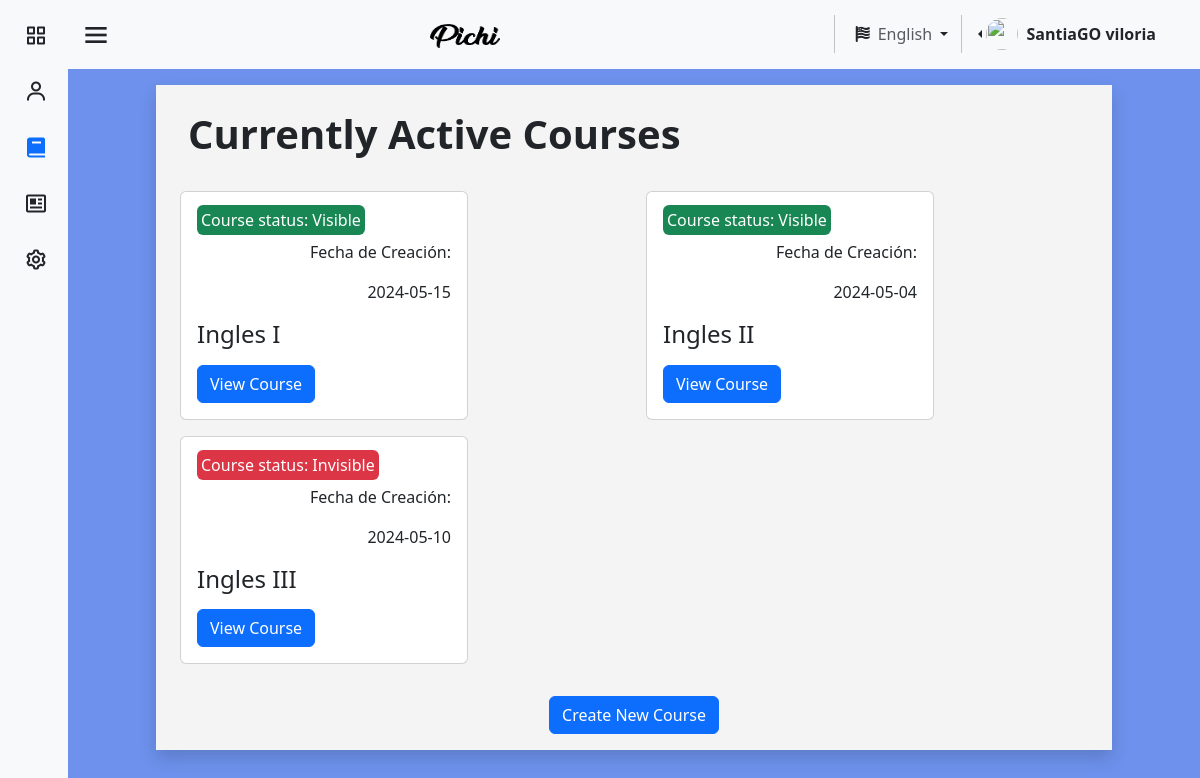
The app's page /pages/en/courses.php (signed in) with its own data.
### tables this page shows
CREATE TABLE `usuario` (
  `id_user` int(11) NOT NULL,
  `identificacion_user` varchar(11) NOT NULL,
  `nombre_user` varchar(25) NOT NULL,
  `apellido_user` varchar(25) NOT NULL,
  `correo_user` varchar(45) NOT NULL,
  `contrasena_user` varchar(16) NOT NULL,
  `direccion_user` varchar(80) NOT NULL,
  `numero_user` varchar(15) NOT NULL,
  `fecha_nacimiento_user` datetime NOT NULL,
  `Active_online` tinyint(1) NOT NULL,
  `sexo_user` varchar(15) NOT NULL,
  `Empresa_id_empresa` int(11) DEFAULT NULL,
  `rol` tinyint(1) NOT NULL,
  `img_perfil` varchar(255) NOT NULL
);

CREATE TABLE `cursos` (
  `id_cur` varchar(100) NOT NULL,
  `nombre_cur` varchar(45) NOT NULL,
  `fecha_inicio` date NOT NULL,
  `cupos_cur_min` int(11) NOT NULL,
  `cupos_cur_max` int(11) NOT NULL,
  `Empresa_id_empresa` int(11) NOT NULL,
  `fecha_fin` date NOT NULL,
  `visibilidad_curso` varchar(11) NOT NULL
);

### pages/en/courses.php (the view, shortened to what this page needs)
<?php
require "../../assests/php/LoginBD.php";
$cursos = [];
if (isset($_SESSION['id_user'])) {
    $usuarios1 = $_SESSION['id_user'];
    $conexion1 = mysqli_query($mysqli, "SELECT Empresa_id_empresa, nombre_user, apellido_user FROM usuario WHERE id_user = '$usuarios1'");
    if (mysqli_num_rows($conexion1) > 0) {
        $datos = mysqli_fetch_assoc($conexion1);
        $empresaUsuario = $datos['Empresa_id_empresa'];
        $nombreUsuario = $datos['nombre_user'];
        $apellidoUsuario = $datos['apellido_user'];
        $conexion2 = mysqli_query($mysqli, "SELECT nombre_empresa FROM empresa WHERE id_empresa = '$empresaUsuario'");
        if (mysqli_num_rows($conexion2) > 0) {
            $conexion3 = mysqli_query($mysqli, "SELECT * FROM cursos WHERE Empresa_id_empresa = '$empresaUsuario'");
            if (mysqli_num_rows($conexion3) > 0) {
                while ($datos3 = mysqli_fetch_assoc($conexion3)) {
                    $cursos[] = $datos3;
                }
            }
        }
    }
}
?>
<!DOCTYPE html>
<html lang="en">
<head>
    <link href="https://cdn.jsdelivr.net/npm/bootstrap@5.3.3/dist/css/bootstrap.min.css" rel="stylesheet"
 />
    <link href="https://unpkg.com/boxicons@2.1.4/css/boxicons.min.css" rel="stylesheet" />
    <link rel="stylesheet" href="https://cdnjs.cloudflare.com/ajax/libs/font-awesome/6.5.1/css/all.min.css"
 />
    <link rel="stylesheet" href="../../assests/css/colorPallete.css" />
    <link rel="stylesheet" href="../../assests/css/viewUser.css" />
    <link rel="stylesheet" href="https://cdnjs.cloudflare.com/ajax/libs/font-awesome/6.1.2/css/all.min.css">
    <link rel="stylesheet" href="../../assests/css/style (2).css">
    <link rel="stylesheet" href="../../assests/css/sidebar.css" />
</head>
<body class="bg-pastel" id="body-pd">
    <header id="header">
        <nav class="navbar bg-body-tertiary">
            <div class="container-fluid">
                <div class="header_toggle">
                    <i class="bx bx-menu" id="header-toggle"></i>
                </div>
                <a class="navbar-brand" href="../../index.html">
                    <img src="../../assests/img/text-1710023184778.png" alt="Bootstrap" width="70" height="24" />
                </a>
                <div class="d-flex justify-content-end">
                    <div class="nav-item dropdown">
                        <button class="btn dropdown-toggle" data-bs-toggle="dropdown" aria-expanded="false" href="#">
                            <span class="fa-solid fa-flag-usa"></span><a class="ms-2 text-body-secondary"
                                href="#">English</a>
                        </button>
                    </div>
                    <div class="btn-group dropstart me-4 pe-2">
                        <a href="#" class="d-flex align-items-center link-dark text-decoration-none dropdown-toggle"
                            id="dropdownUser2" data-bs-toggle="dropdown" aria-expanded="false">
                            <img src="https://github.com/PichiGod.png" alt="" width="32" height="32"
                                class="rounded-circle me-2" />
                            <strong><?php echo $nombreUsuario . " " . $apellidoUsuario; ?></strong>
                        </a>
                    </div>
                </div>
            </div>
        </nav>
    </header>
    <div class="l-navbar bg-body-tertiary" id="nav-bar">
        <nav class="nav">
            <div class="nav_list">
                <a href="home.php" class="nav_link link-dark">
                    <i class="bx bx-grid-alt nav_icon"></i>
                </a>
                <a href="tutoIngles.php" class="nav_link link-dark">
                    <i class="bx bx-user nav_icon"></i>
                </a>
                <a href="courses.php" class="nav_link active">
                    <i class="bx bxs-book nav_icon"></i>
                </a>
                <a href="viewCalif.php" class="nav_link link-dark">
                    <i class="bx bx-news nav_icon"></i>
                </a>
                <a href="adminMenu.php" class="nav_link link-dark">
                    <i class="bx bx-cog nav_icon"></i>
                </a>
            </div>
        </nav>
    </div>
    <section class="Cursos">
        <div class="container-fluid bg-blanco mt-3 shadow ">
            <h1 class="heading"><b>Currently Active Courses</b></h1>
            <div class="container">
                <div class="row gy-3 mb-4">
                    <?php foreach ($cursos as $curso) { ?>
                        <div class="col">
                            <div class="card" style="width: 18rem">
                                <div class="card-body">
                                    <?php
                                    $bgClass = ($curso['visibilidad_curso'] == 'Invisible') ? 'bg-danger' : 'bg-success';
                                    ?>
                                    <span class="card-text text-bg-success rounded p-1 fs-6 <?php echo $bgClass; ?>">Course status: <?php echo $curso['visibilidad_curso']; ?></span>
                                    <p class="mt-2 card-text text-end">Fecha de Creación:</p>
                                    <p class="card-text text-end"><?php echo $curso['fecha_inicio']; ?></p>
                                    <h4 class="card-title text-start"><?php echo $curso['nombre_cur']; ?></h4>
                                    <a class="btn btn-primary mt-2"
                                        href="verCurso.php?id_cur=<?php echo $curso['id_cur']; ?>">View Course</a>
                                </div>
                            </div>
                        </div>
                    <?php } ?>
                </div>
            </div>
            <div class="containerButtonCrearCurso">
                <button type="button" class="botonCrearCurso btn btn-primary"
                    onclick="location.href='CreateCourse.php'">Create New Course</button>
            </div>
    </section>
</body>
</html>

### assests/css/colorPallete.css (style rules this page uses)
.bg-pastel { background-color: #527ce9d6; }
.bg-blanco { background-color: #F4F4F4; }

### assests/css/style (2).css (style rules this page uses)
.heading { padding: 25px; padding-left: 20px; }
.containerButtonCrearCurso { display: flex; width: 100%; justify-content: center; align-items: center; margin-top: 2em; margin-bottom: 1em; }
.botonCrearCurso { margin-bottom: 1em; }
@media (max-width:1200px) { body { padding-left: 0; } }

### assests/css/sidebar.css (style rules this page uses)
:root { --z-fixed: 100; --nav-width: 68px; --header-height: 3rem; }
body { transition: 0.5s; }
a { text-decoration: none; }
.header_toggle { justify-content: center; margin-top: 0.3rem; font-size: 2rem; cursor: pointer; }
.l-navbar { position: fixed; top: 0; left: -30%; width: var(--nav-width); height: 100vh; transition: 0.5s; z-index: var(--z-fixed); }
.nav { height: 100%; display: flex; flex-direction: column; justify-content: space-between; overflow: hidden; }
.nav_logo, .nav_link { display: grid; grid-template-columns: max-content max-content; align-items: center; column-gap: 1rem; padding: 0.5rem 0 0.5rem 1.5rem; }
.nav_link { position: relative; margin-bottom: 1rem; transition: 0.3s; }
.nav_icon { font-size: 1.5rem; }
section { margin-right: 2rem; margin-left: 2rem; }
.active::before { content: ""; position: absolute; left: 0; width: 2px; height: 32px; }
@media screen and (min-width: 768px) { body { margin: 0 0 0 0; padding-left: calc(var(--nav-width)); } }
@media screen and (min-width: 768px) { .l-navbar { left: 0; padding: 1rem 1rem 0 0; } }
@media (min-width: 576px) { section { margin-right: 5.5rem; margin-left: 5.5rem; } }

### records on screen
usuario: nombre_user "SantiaGO", apellido_user "viloria"
cursos: visibilidad_curso "Visible", fecha_inicio "2024-05-15", nombre_cur "Ingles I"
cursos: visibilidad_curso "Visible", fecha_inicio "2024-05-04", nombre_cur "Ingles II"
cursos: visibilidad_curso "Invisible", fecha_inicio "2024-05-10", nombre_cur "Ingles III"
